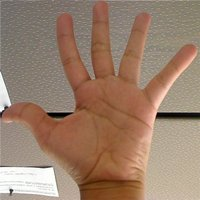
#> input picture img/Back_Projection_Theory0.jpg, 200 x 200 px
$ python -i pdi.py   (imports and definitions only)
#> lines starting #> are read from the running program, lines starting #| are printed output that depends on the picture
#> further down, picture is the input picture: shape (200, 200, 3); mean B, G, R 107.8, 127.1, 154.3
import cv2
import matplotlib.pyplot as plt
import numpy as np

class PDI():

	def __init__(self):
		pass

	def doNothing(self, x):
		pass

	# [4 lines left out: function showImage, not called in this run]

	def showVideo(self, img, name="Video"):
		cv2.imshow(name, img)

	def	waitKey(self, time):
		return cv2.waitKey(time)

	def destroyAllWindows(self):
		cv2.destroyAllWindows()

	# [52 lines left out: functions readGrayScaleImage, readColorImage, readEachChannel, histogramGrayScale, histogramColor, createGrayScaleImage and 1 more, not called in this run]

	def createColorRandomImage(self, size, show=False):
#> called with size = (200, 200, 3), show = False
		new_size = (size[0],size[1],3)
		img = np.ones(new_size, dtype=np.uint8)
		bgr = cv2.split(img)
		for i in range(3):
			cv2.randu(bgr[i], 0, 255)
		img = cv2.merge(bgr)
		if show :
			cv2.imshow("img", img)
			cv2.waitKey(0)
			cv2.destroyAllWindows()
		return img

	# [37 lines left out: functions createGrayScaleRandomNormallyImage, createColorRandomNormallyImage, addScalarImage, not called in this run]

	def sumImages(self, img1, img2, scalar1=1, scalar2=1, show=False):
#> called with scalar1 = 1, scalar2 = 1, show = False
		img1 = np.asarray(img1, dtype=np.float64)
		img2 = np.asarray(img2, dtype=np.float64)
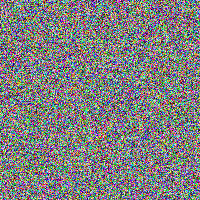
#> img2: shape (200, 200, 3) float64; mean of channels 0, 1, 2 127.1, 126.9, 127; drawn as B, G, R
		img3 = scalar1*img1 + scalar2*img2
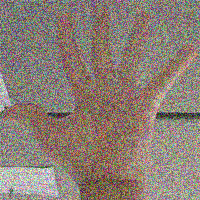
#> img3: shape (200, 200, 3) float64; mean B, G, R 234.9, 254.1, 281.3; drawn with min black and max white
		img3 = np.where( img3 > 255 , 255 , img3 )
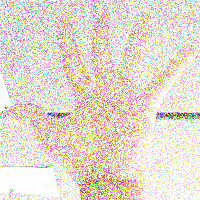
#> img3: shape (200, 200, 3) float64; mean B, G, R 208.3, 219.5, 232.8

		img1 = np.asarray(img1, dtype=np.uint8)
		img2 = np.asarray(img2, dtype=np.uint8)
		img3 = np.asarray(img3, dtype=np.uint8)

		if show :
			plt.subplot("131"); plt.title("IMG 1"); plt.imshow(cv2.cvtColor(img1, cv2.COLOR_BGR2RGB))
			plt.subplot("132"); plt.title("IMG 2"); plt.imshow(cv2.cvtColor(img2, cv2.COLOR_BGR2RGB))
			plt.subplot("133"); plt.title("IMG 3"); plt.imshow(cv2.cvtColor(img3, cv2.COLOR_BGR2RGB))
			plt.show()

		return img3

	# [21 lines left out: functions maxImages, absdiffImages, not called in this run]

	def addNoiseinImage(self, img, show=False):
		noise = self.createColorRandomImage(img.shape)
		img2 = self.sumImages(img, noise)

		if show :
			plt.subplot("121"); plt.title("IMG 1"); plt.imshow(cv2.cvtColor(img, cv2.COLOR_BGR2RGB))
			plt.subplot("122"); plt.title("IMG 2"); plt.imshow(cv2.cvtColor(img2, cv2.COLOR_BGR2RGB))
			plt.show()

		return img2

	# [140 lines left out: functions addSaltPepperinImage, addSaltPepperinImage, andImages, orImages, orImages, logTransformImg and 4 more, not called in this run]

	def resizeImage(self, img, size):
		new_size = (size[0],size[1])
		return cv2.resize(img, new_size, 0, 0, cv2.INTER_LINEAR)

	# [57 lines left out: functions thresholdingImage, bitSlicingImage, histogramEqualization, localHistogramEqualization, not called in this run]

>>> import cv2
>>> picture = cv2.imread('img/Back_Projection_Theory0.jpg')
>>> result = PDI().addNoiseinImage(picture)

$ run again, on img/Back_Projection_Theory2.jpg
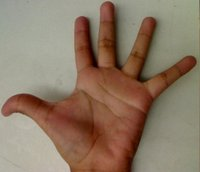
#> input picture img/Back_Projection_Theory2.jpg, 200 x 172 px
#> picture is the input picture: shape (172, 200, 3); mean B, G, R 101.1, 120.5, 140.6
#> in sumImages, `img2 = np.asarray(img2, dtype=np.float64)`:
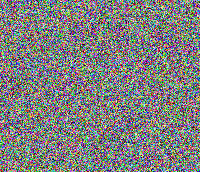
#> img2: shape (172, 200, 3) float64; mean of channels 0, 1, 2 126.8, 127.3, 127; drawn as B, G, R
#> in sumImages, `img3 = np.where( img3 > 255 , 255 , img3 )`:
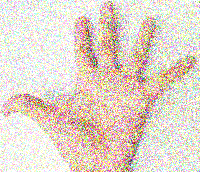
#> img3: shape (172, 200, 3) float64; mean B, G, R 203.4, 215.2, 227.4
